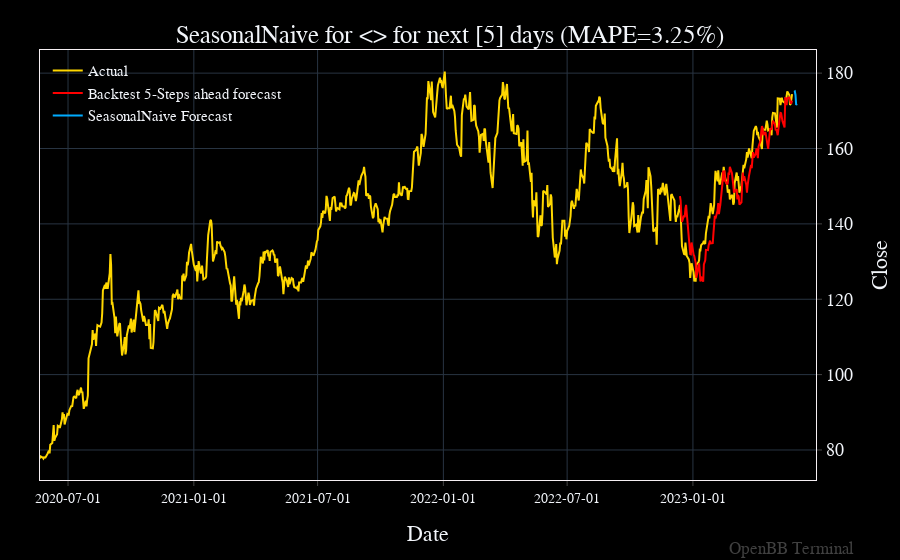

This figure's notebook cell:
### Markdown cell above
<h1>Tweet 31-05-2023</h1>

By accounting for seasonal changes, the seasonal naive forecast model can sometimes be very helpful in predicting price changes. 

Get this and many more on the #OpenBB SDK.

### Code cell
openbb.forecast.seasonalnaive_chart(data = openbb.stocks.load("AAPL"), target_column = "Close")
